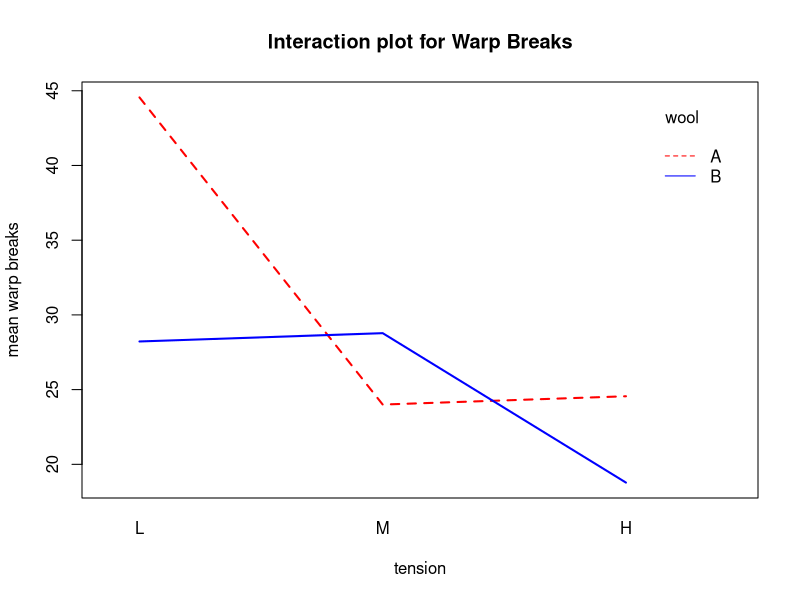

Here is the R script that generated this plot:
## ---- chunk 1
knitr::opts_chunk$set(echo = TRUE)
# You may need install this package:
library(car)
library(tidyverse)
## ---- chunk 2
# Personal computer
#mugs <- read.csv("C:/Users/AcerPC/Google Drive/WWC Course Material/MAT 2901 MathStat Modeling/R Markdown Files/Mugs.csv", stringsAsFactors = F)
# Work computer
#mugs <- read.csv("G:/My Drive/WWC Course Material/MAT 2901 MathStat Modeling/R Markdown Files/Mugs.csv", stringsAsFactors=FALSE)
## ---- chunk 3
summary(warpbreaks)
head(warpbreaks)
## ---- chunk 4
wb.means <- warpbreaks %>%
  group_by(tension, wool) %>%
  summarize(mean = mean(breaks))

wb.means
## ---- chunk 5
summary(aov(breaks ~ wool, data = warpbreaks))
## ---- chunk 6
summary(aov(breaks ~ tension, data = warpbreaks))
## ---- chunk 7
wb.anova <- aov(breaks~ wool + tension, data = warpbreaks)
summary(wb.anova)
## ---- chunk 8
wb.anova2 <- aov(breaks ~ wool + tension + wool:tension, data = warpbreaks)
summary(wb.anova2)
## ---- chunk 9
interaction.plot(x.factor = wb.means$tension, 
                 trace.factor = wb.means$wool,
                 response = wb.means$mean,
                 trace.label = "wool",
                 xlab = "tension",
                 ylab = "mean warp breaks",
                 col = c("red","blue"),
                 lwd = c(2,2), 
                 main = "Interaction plot for Warp Breaks")
## ---- chunk 10
TukeyHSD(wb.anova2)
